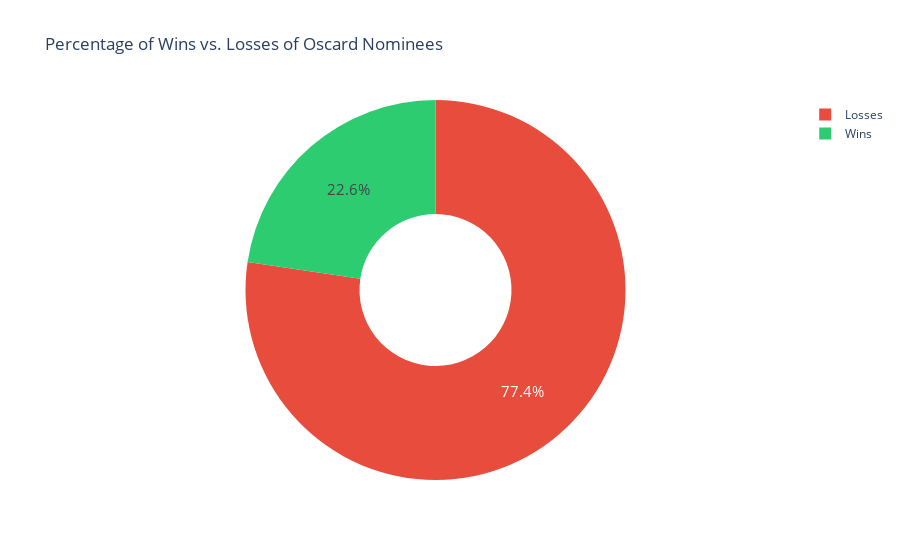

Notebook cell for this chart:
### Code cell
#pie chart for the percentage of wins and losses along the nominees

wins = data.winner.value_counts()

label_mapping = {True: "Wins", False: "Losses"}
mapped_labels = wins.index.map(label_mapping)

fig = px.pie(labels=mapped_labels, 
             values=wins.values,
             title="Percentage of Wins vs. Losses of Oscard Nominees",
             names=mapped_labels,
             hole=0.4,
            color_discrete_sequence=['#E74C3C', '#2ECC71'])

fig.update_traces(textposition='inside', textfont_size=15, textinfo='percent')

fig.show()

### Figure 1 — Plotly figure (JSON) as saved in the notebook; plotly's stock layout.template omitted (floating-point values rounded to 4 significant figures)
{"data": [{"domain": {"x": [0, 1], "y": [0, 1]}, "hole": 0.4, "hovertemplate": "label=%{label}<br>value=%{value}<extra></extra>", "labels": ["Losses", "Wins"], "legendgroup": "", "name": "", "showlegend": true, "textfont": {"size": 15}, "textinfo": "percent", "textposition": "inside", "type": "pie", "values": [8418, 2464]}], "layout": {"autosize": true, "legend": {"tracegroupgap": 0}, "piecolorway": ["#E74C3C", "#2ECC71"], "title": {"text": "Percentage of Wins vs. Losses of Oscard Nominees"}}}
